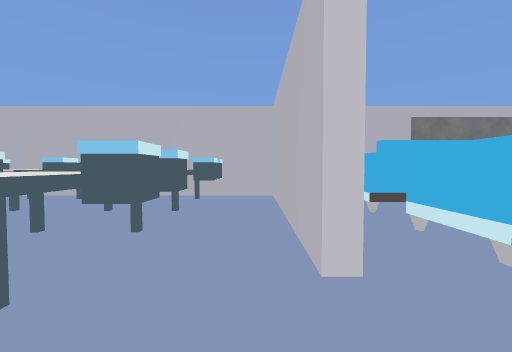
View 1 (above)

24 first-person views from a walk through a Unity game level. The camera is 1.4 m above the floor, tilts 2° down and sees 90° across. The floor is counted in squares, 2 m on a side. Each view is taken from the middle of a square. On the plan, view 1 faces up. The plan holds only what a view shows up to about 9 squares ahead; the rest is blank. The player character is not drawn. Some animated figures are left out. Some surface patterns are stand-ins.

View 2
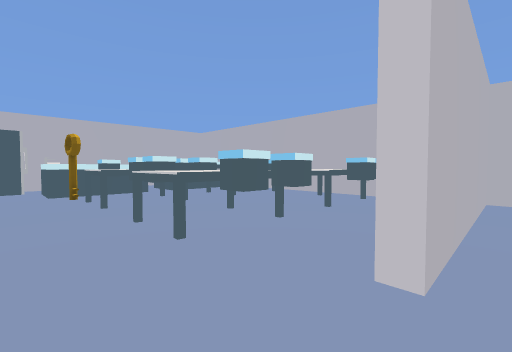

View 3
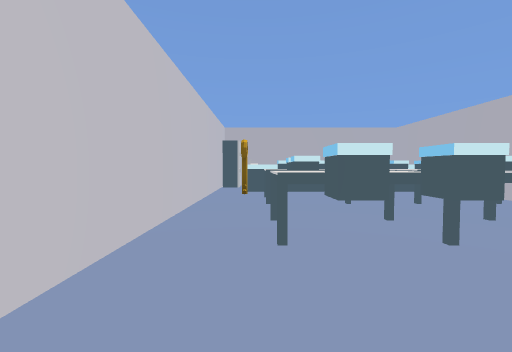

View 4
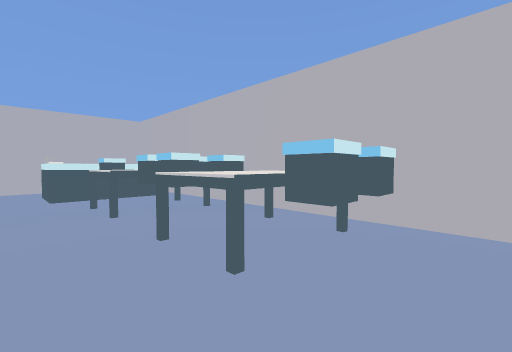

View 5
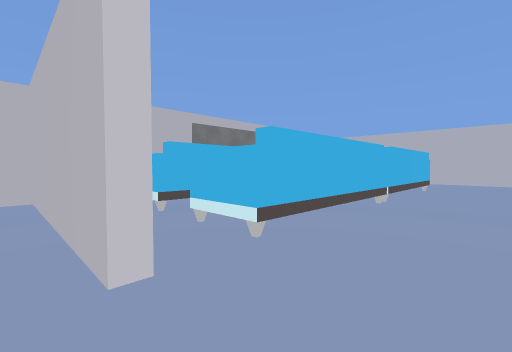

View 6
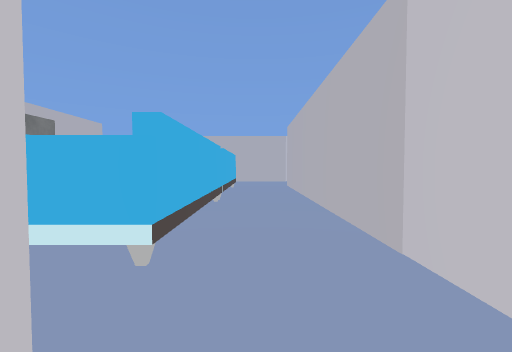

View 7
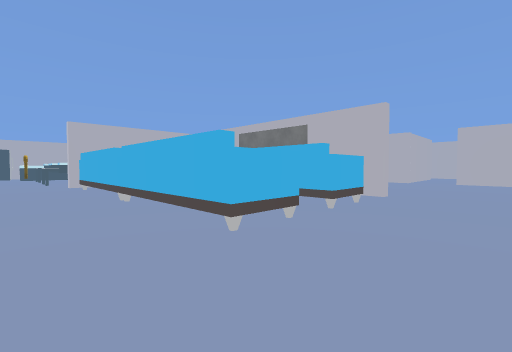

View 8
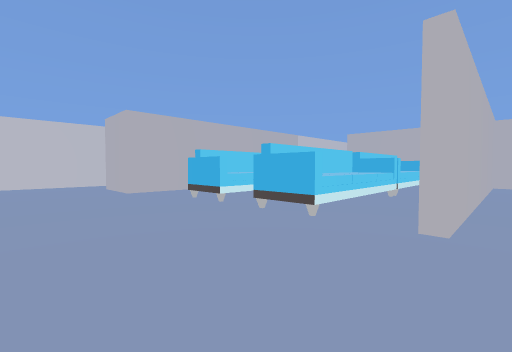

View 9
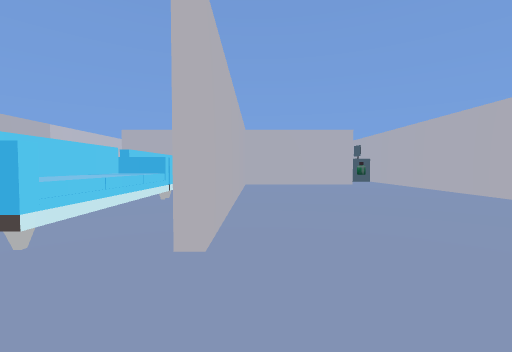

View 10
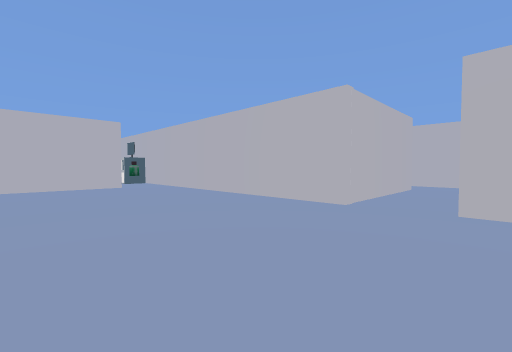

View 11
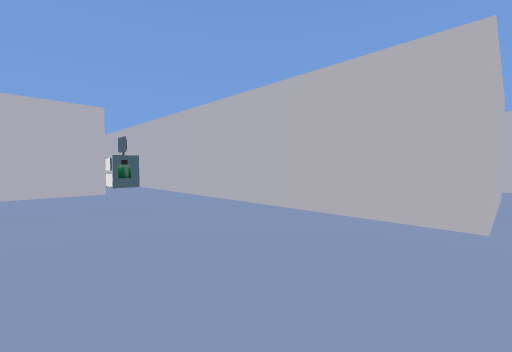

View 12
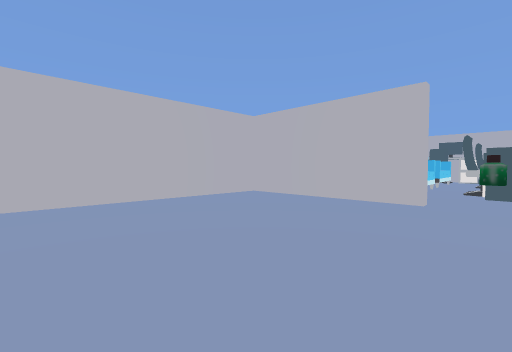

View 13
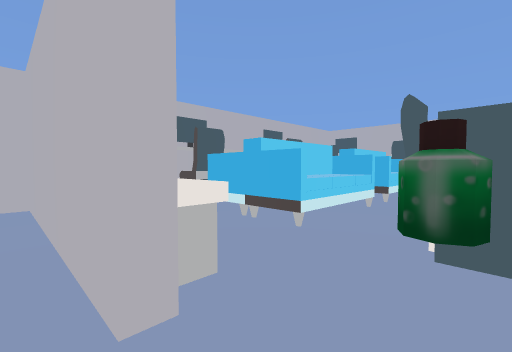

View 14
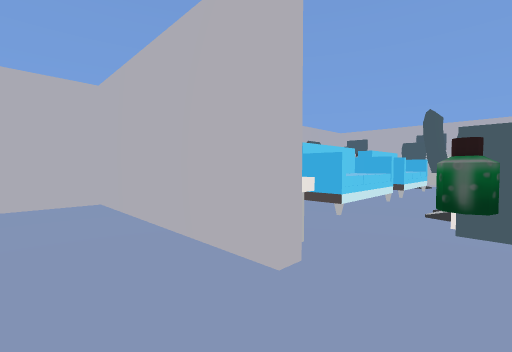

View 15
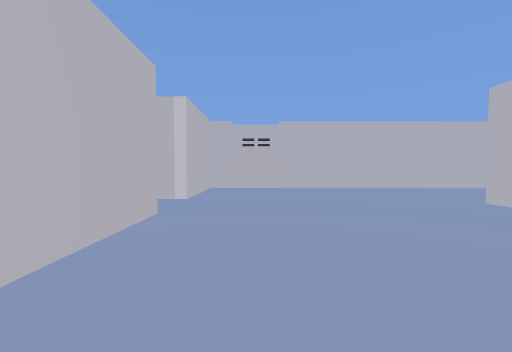

View 16
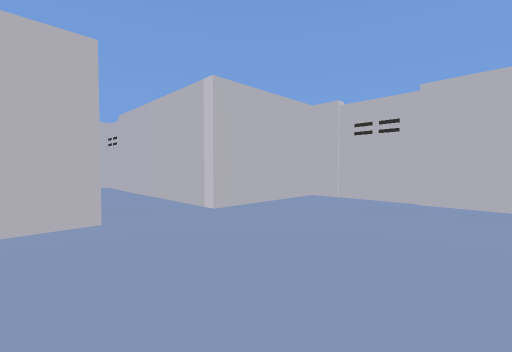

View 17
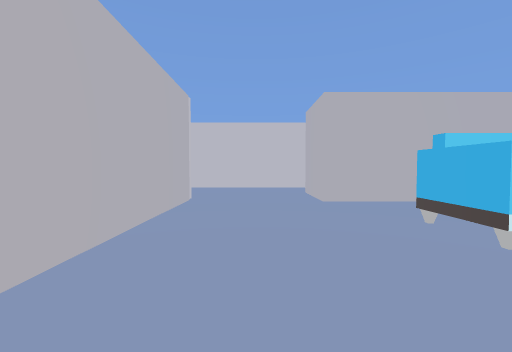

View 18
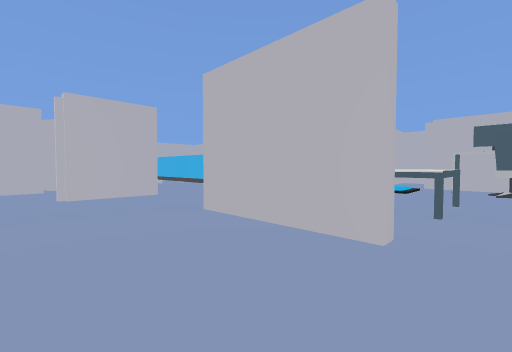

View 19
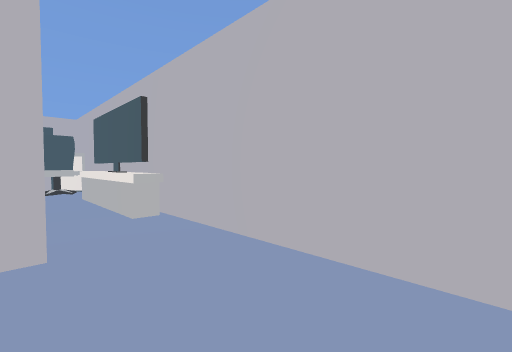

View 20
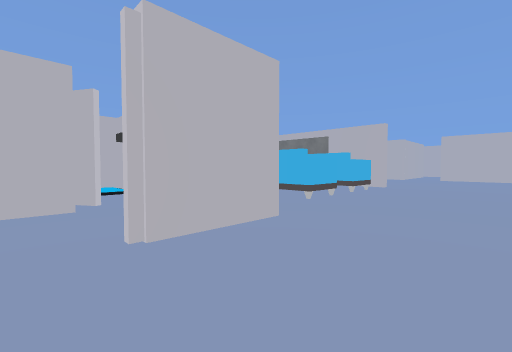

View 21
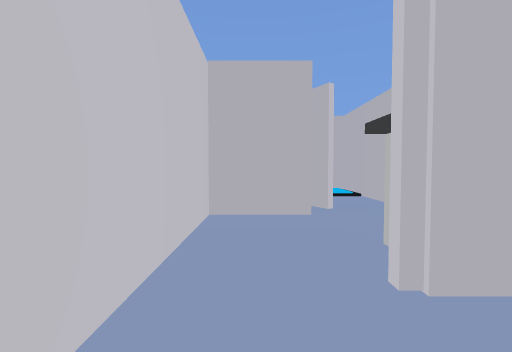

View 22
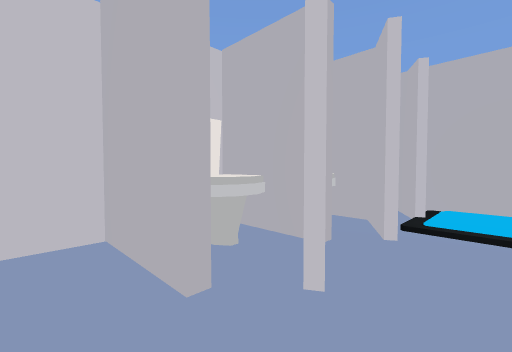

View 23
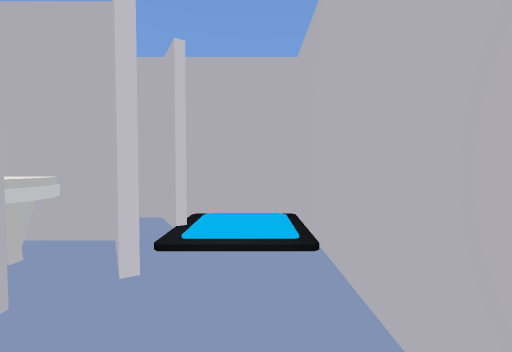

View 24
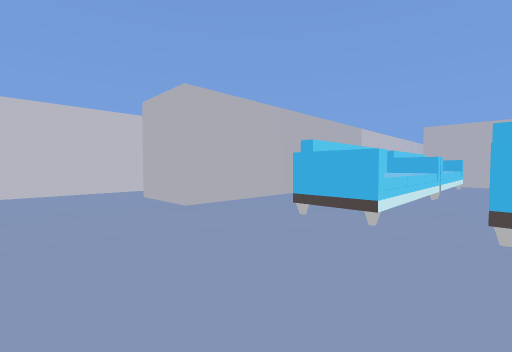

### Floor plan
Ten units are one square. View 1 is at (0, 0); x grows to the right and y downward. Boxes are objects, and circles mark ways between rooms. Rooms are numbered by the first view taken in them; rooms with no view inside come last. Other rooms are left out.
<svg viewBox="-92 -180 264 223">
<path fill="none" stroke="#000" d="M4 -15 4 -63 -79 -63M-69 2 16 2M-87 -62 -87 -4M90 -63 84 -63M7 -63 7 -15M6 -66 90 -66M36 -125 5 -125M65 4 35 4 35 26M16 2 96 2 96 22M79 -145 79 -125 54 -125M124 -35 124 -125 95 -125 95 -145M59 24 59 38M156 -65 140 -65M72 37 132 37M167 4 167 -58M152 6 132 6M167 31 167 4M79 -169 79 -145M95 -145 95 -175"/>
<rect x="-85" y="-5" width="10" height="10" fill="#bbb"><title>other object</title></rect>
<rect x="-75" y="-35" width="20" height="30" fill="#bbb"><title>other object</title></rect>
<rect x="-75" y="-55" width="20" height="20" fill="#bbb"><title>other object</title></rect>
<rect x="-65" y="-55" width="20" height="10" fill="#bbb"><title>other object</title></rect>
<rect x="-55" y="-25" width="10" height="10" fill="#bbb"><title>other object</title></rect>
<rect x="-55" y="-45" width="10" height="10" fill="#bbb"><title>other object</title></rect>
<rect x="-45" y="-15" width="10" height="10" fill="#bbb"><title>key</title></rect>
<rect x="-45" y="-25" width="10" height="10" fill="#bbb"><title>other object</title></rect>
<rect x="-45" y="-45" width="10" height="10" fill="#bbb"><title>other object</title></rect>
<rect x="-45" y="-55" width="10" height="10" fill="#bbb"><title>other object</title></rect>
<rect x="-35" y="-25" width="10" height="10" fill="#bbb"><title>other object</title></rect>
<rect x="-35" y="-55" width="10" height="10" fill="#bbb"><title>other object</title></rect>
<rect x="-25" y="-25" width="10" height="10" fill="#bbb"><title>other object</title></rect>
<rect x="-25" y="-65" width="10" height="30" fill="#bbb"><title>other object</title></rect>
<rect x="-15" y="-25" width="10" height="10" fill="#bbb"><title>other object</title></rect>
<rect x="-15" y="-55" width="10" height="10" fill="#bbb"><title>other object</title></rect>
<rect x="-85" y="-105" width="10" height="10" fill="#bbb"><title>other object</title></rect>
<rect x="-85" y="-115" width="10" height="10" fill="#bbb"><title>other object</title></rect>
<rect x="-65" y="-75" width="10" height="10" fill="#bbb"><title>other object</title></rect>
<rect x="-65" y="-95" width="20" height="10" fill="#bbb"><title>other object</title></rect>
<rect x="-65" y="-105" width="20" height="10" fill="#bbb"><title>sofa</title></rect>
<rect x="-65" y="-125" width="20" height="10" fill="#bbb"><title>other object</title></rect>
<rect x="-55" y="-75" width="10" height="10" fill="#bbb"><title>other object</title></rect>
<rect x="-35" y="-75" width="10" height="10" fill="#bbb"><title>other object</title></rect>
<rect x="-35" y="-95" width="20" height="10" fill="#bbb"><title>sofa</title></rect>
<rect x="-35" y="-105" width="20" height="10" fill="#bbb"><title>sofa</title></rect>
<rect x="-35" y="-125" width="20" height="10" fill="#bbb"><title>other object</title></rect>
<rect x="-25" y="-75" width="10" height="10" fill="#bbb"><title>other object</title></rect>
<rect x="-15" y="-125" width="10" height="10" fill="#bbb"><title>other object</title></rect>
<rect x="-5" y="-115" width="10" height="40" fill="#bbb"><title>other object</title></rect>
<rect x="15" y="-35" width="40" height="20" fill="#bbb"><title>other object</title></rect>
<rect x="15" y="-55" width="40" height="20" fill="#bbb"><title>other object</title></rect>
<rect x="35" y="15" width="10" height="10" fill="#bbb"><title>other object</title></rect>
<rect x="45" y="25" width="10" height="10" fill="#bbb"><title>other object</title></rect>
<rect x="45" y="15" width="10" height="10" fill="#bbb"><title>other object</title></rect>
<rect x="55" y="15" width="10" height="10" fill="#bbb"><title>other object</title></rect>
<rect x="55" y="-35" width="40" height="20" fill="#bbb"><title>other object</title></rect>
<rect x="55" y="-55" width="40" height="20" fill="#bbb"><title>other object</title></rect>
<rect x="65" y="25" width="10" height="10" fill="#bbb"><title>other object</title></rect>
<rect x="85" y="5" width="10" height="10" fill="#bbb"><title>other object</title></rect>
<rect x="135" y="-35" width="20" height="30" fill="#bbb"><title>other object</title></rect>
<rect x="145" y="-65" width="20" height="10" fill="#bbb"><title>other object</title></rect>
<rect x="155" y="-35" width="10" height="30" fill="#bbb"><title>other object</title></rect>
<rect x="155" y="-55" width="10" height="10" fill="#bbb"><title>other object</title></rect>
<circle cx="10" cy="-5" r="3" fill="#2a7"/>
<circle cx="145" cy="25" r="3" fill="#2a7"/>
<circle cx="160" cy="10" r="3" fill="#2a7"/>
<circle cx="90" cy="-135" r="3" fill="#2a7"/>
<text x="-30" y="-20">1</text>
<text x="50" y="-70">2</text>
<text x="150" y="20">3</text>
<text x="90" y="-160">4</text>
</svg>
Room 1 opens to room 2. Room 2 opens to room 3. Room 2 opens to room 4.

Where each view was taken, in squares from view 1:
view 1: 0 up, 0 right, facing up
view 2: 0 up, 1 right, facing up-left
view 3: 1 up, 1 right, facing left
view 4: 3 up, 0 right, facing up-left
view 5: 0 up, 0 right, facing up-right
view 6: 1 up, 0 right, facing right
view 7: 0 up, 11 right, facing up-left
view 8: 7 up, 12 right, facing down-left
view 9: 7 up, 11 right, facing left
view 10: 8 up, 10 right, facing up-left
view 11: 9 up, 8 right, facing up-left
view 12: 12 up, 6 right, facing down-left
view 13: 12 up, 1 right, facing down-left
view 14: 12 up, 2 right, facing down-left
view 15: 11 up, 4 right, facing right
view 16: 9 up, 7 right, facing up-right
view 17: 5 up, 11 right, facing down
view 18: 3 down, 16 right, facing up-left
view 19: 3 down, 15 right, facing up-right
view 20: 3 down, 12 right, facing up-left
view 21: 3 down, 11 right, facing left
view 22: 1 down, 8 right, facing down-left
view 23: 1 down, 7 right, facing left
view 24: 4 up, 12 right, facing down-left
